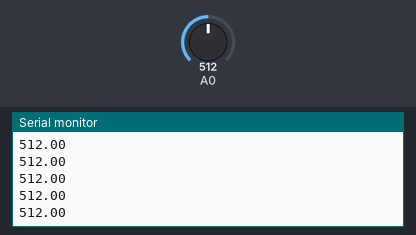
A sketch run on a simulated Arduino Uno, built with avr-gcc and run on an emulated ATmega328P. Parts: the last lines printed to the serial monitor. Inputs (shaded band) come from the test bench; at power-on: A0 = 512.

Above: at 1.2 s.
1.3 s: A0 set to 716
At 1.31 s:
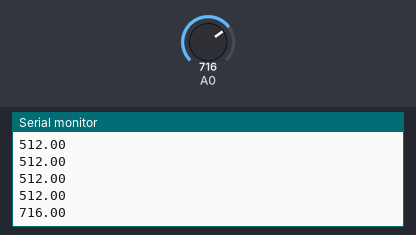
2.8 s: A0 set to 900
At 2.82 s:
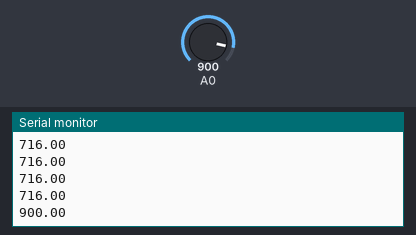
Timing chart, 0 to 5.8 s (numbered marks = the images above; inputs shaded):
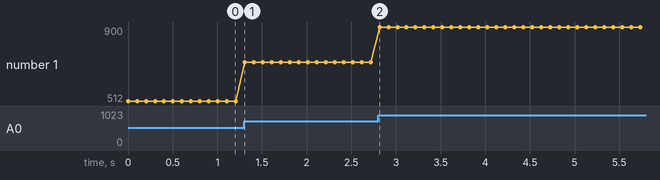

Measured:
- after the input at 1.3 s, the serial monitor: prints a new line at once (image 1)
- after the input at 2.8 s, the serial monitor: prints a new line at once (image 2)
- plotted number 1: 512 → 716 after the input at 1.3 s, 716 → 900 after the input at 2.8 s

The sketch:

Ejercicio_6.ino
```cpp
#define ledR 6
#define ledG 3
#define ldrPin 0

void setup()
{
	Serial.begin(9600);

}

void loop()
{
  float valorLdr = 0;
  valorLdr = analogRead(0);
  Serial.println(valorLdr);
  delay(100);
}
```
